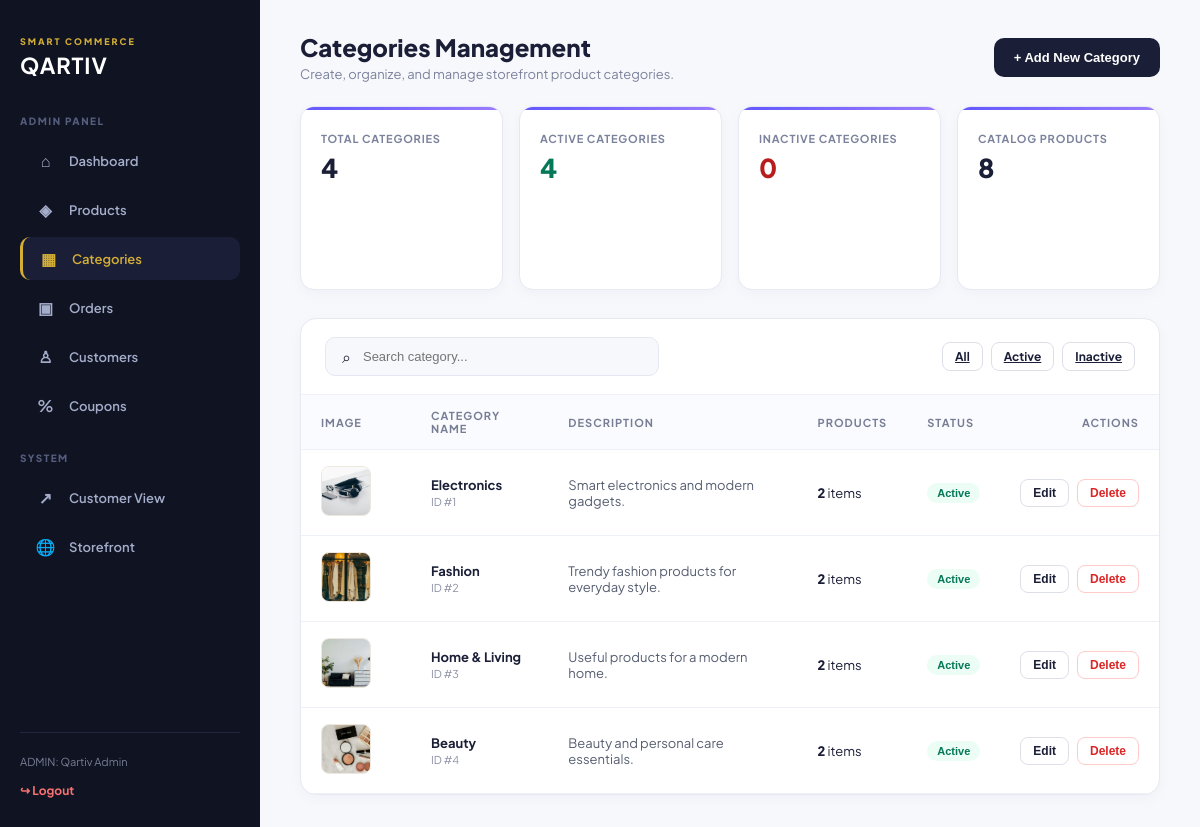
Screenshot of /admin/categories.php (signed in) with the database file from the repository.
### tables this page shows
CREATE TABLE `categories` (
  `id` int NOT NULL AUTO_INCREMENT,
  `name` varchar(100) NOT NULL,
  `description` text,
  `image` varchar(255) DEFAULT NULL,
  `status` enum('active','inactive') DEFAULT 'active',
  `created_at` timestamp NULL DEFAULT CURRENT_TIMESTAMP,
  PRIMARY KEY (`id`)
);

### config/helpers.php (called while the page is built, shortened)
<?php
if (!defined('QARTIV_HELPERS_LOADED')) {
    function getProductImageUrl($filename, $relativePrefix = '../')
    {
        $prefix = rtrim($relativePrefix, '/');
        if ($prefix !== '') {
            $prefix .= '/';
        }
        $defaultPlaceholder = $prefix . 'assets/images/default-product.svg';
        $safeName = basename(trim($filename));
        $filesystemPath = __DIR__ . '/../uploads/products/' . $safeName;
        if (is_file($filesystemPath)) {
            return $prefix . 'uploads/products/' . rawurlencode($safeName);
        }
        return $defaultPlaceholder;
    }
}
?>

### admin/categories.php (the view, shortened to what this page needs)
<?php
require_once "../config/db.php";
require_once "../config/helpers.php";
$adminName = $_SESSION["user_name"] ?? "Admin";
$search = trim($_GET["search"] ?? "");
$statusFilter = trim($_GET["status"] ?? "");
$sql = "
    SELECT c.*, COUNT(p.id) AS product_count
    FROM categories c
    LEFT JOIN products p ON c.id = p.category_id
    WHERE 1=1
";
$sql .= " GROUP BY c.id ORDER BY c.id ASC";
$stmt = $conn->prepare($sql);
$stmt->execute();
$categories = $stmt->get_result()->fetch_all(MYSQLI_ASSOC);
$totalCats = (int)$conn->query("SELECT COUNT(*) AS c FROM categories")->fetch_assoc()["c"];
$activeCats = (int)$conn->query("SELECT COUNT(*) AS c FROM categories WHERE status = 'active'")->fetch_assoc()["c"];
$inactiveCats = $totalCats - $activeCats;
$totalProds = (int)$conn->query("SELECT COUNT(*) AS c FROM products")->fetch_assoc()["c"];
?>
<!DOCTYPE html>
<html lang="en">
<head>
    <link rel="stylesheet" href="../assets/css/style.css">
</head>
<body>
<div class="admin-layout">
    <aside class="admin-sidebar">
        <div class="admin-brand">
            <small>SMART COMMERCE</small>
            <strong>QARTIV</strong>
        </div>
        <nav class="admin-nav">
            <div class="nav-title">ADMIN PANEL</div>
            <a href="dashboard.php"><span class="nav-icon">⌂</span> Dashboard</a>
            <a href="products.php"><span class="nav-icon">◈</span> Products</a>
            <a href="categories.php" class="active"><span class="nav-icon">▦</span> Categories</a>
            <a href="orders.php"><span class="nav-icon">▣</span> Orders</a>
            <a href="customers.php"><span class="nav-icon">♙</span> Customers</a>
            <a href="coupons.php"><span class="nav-icon">%</span> Coupons</a>
            <div class="nav-title" style="margin-top:25px;">SYSTEM</div>
            <a href="../customer/dashboard.php"><span class="nav-icon">↗</span> Customer View</a>
            <a href="../index.php"><span class="nav-icon">🌐</span> Storefront</a>
        </nav>
        <div style="margin-top:auto;border-top:1px solid #20263f;padding-top:16px;">
            <small style="color:#777d94;font-size:11px;">ADMIN: <?php echo htmlspecialchars($adminName); ?></small>
            <div style="margin-top:8px;"><a href="../auth/logout.php" style="color:#f87171;text-decoration:none;font-size:12px;font-weight:700;">↪ Logout</a></div>
        </div>
    </aside>
    <main class="admin-main">
        <div class="top-row">
            <div>
                <h1>Categories Management</h1>
                <p style="margin:4px 0 0;color:#7b829c;font-size:13px;">Create, organize, and manage storefront product categories.</p>
            </div>
            <button class="btn-add-primary" onclick="openAddModal()">+ Add New Category</button>
        </div>
        <div class="stats-grid">
            <div class="stat-card">
                <div class="stat-label">Total Categories</div>
                <div class="stat-val"><?php echo $totalCats; ?></div>
            </div>
            <div class="stat-card">
                <div class="stat-label">Active Categories</div>
                <div class="stat-val" style="color:#047857;"><?php echo $activeCats; ?></div>
            </div>
            <div class="stat-card">
                <div class="stat-label">Inactive Categories</div>
                <div class="stat-val" style="color:#b91c1c;"><?php echo $inactiveCats; ?></div>
            </div>
            <div class="stat-card">
                <div class="stat-label">Catalog Products</div>
                <div class="stat-val"><?php echo $totalProds; ?></div>
            </div>
        </div>
        <div class="panel-card">
            <div class="filter-row">
                <form method="GET" class="search-box">
                    <span>⌕</span>
                    <input type="text" name="search" value="<?php echo htmlspecialchars($search); ?>" placeholder="Search category...">
                </form>
                <div style="display:flex;gap:8px;">
                    <a href="categories.php" class="btn-action <?php echo $statusFilter === '' ? 'style="font-weight:850;"' : ''; ?>">All</a>
                    <a href="categories.php?status=active" class="btn-action">Active</a>
                    <a href="categories.php?status=inactive" class="btn-action">Inactive</a>
                </div>
            </div>
            <table class="table-custom">
                <thead>
                    <tr>
                        <th style="width:70px;">Image</th>
                        <th>Category Name</th>
                        <th>Description</th>
                        <th>Products</th>
                        <th>Status</th>
                        <th style="text-align:right;">Actions</th>
                    </tr>
                </thead>
                <tbody>
                    <?php if (empty($categories)): ?>
                        <tr>
                            <td colspan="6" style="text-align:center;padding:40px;color:#969bab;">No categories found matching your query.</td>
                        </tr>
                    <?php else: ?>
                        <?php foreach ($categories as $cat): ?>
                            <tr>
                                <td>
                                    <img
                                        src="<?php echo htmlspecialchars(getProductImageUrl($cat['image'], '../')); ?>"
                                        alt="<?php echo htmlspecialchars($cat['name']); ?>"
                                        class="cat-thumb">
                                </td>
                                <td>
                                    <strong><?php echo htmlspecialchars($cat['name']); ?></strong><br>
                                    <small style="color:#8c90a4;">ID #<?php echo $cat['id']; ?></small>
                                </td>
                                <td style="max-width:300px;color:#555d70;">
                                    <?php echo htmlspecialchars($cat['description'] ?: '—'); ?>
                                </td>
                                <td>
                                    <span style="font-weight:800;color:#1a1e36;"><?php echo (int)$cat['product_count']; ?></span> items
                                </td>
                                <td>
                                    <form method="POST" style="margin:0;display:inline;">
                                        <button type="submit" class="badge-status badge-<?php echo $cat['status']; ?>" style="border:none;cursor:pointer;" title="Click to toggle status">
                                            <?php echo htmlspecialchars($cat['status']); ?>
                                        </button>
                                    </form>
                                </td>
                                <td style="text-align:right;">
                                    <div style="display:inline-flex;gap:8px;">
                                        <button
                                            class="btn-action"
                                            onclick='openEditModal(<?php echo json_encode($cat, JSON_HEX_TAG|JSON_HEX_APOS|JSON_HEX_QUOT|JSON_HEX_AMP); ?>)'>
                                            Edit
                                        </button>
                                        <form method="POST" style="margin:0;display:inline;" onsubmit="return confirm('Are you sure you want to delete category \'<?php echo addslashes($cat['name']); ?>\'?');">
                                            <button type="submit" class="btn-action btn-delete">Delete</button>
                                        </form>
                                    </div>
                                </td>
                            </tr>
                        <?php endforeach; ?>
                    <?php endif; ?>
                </tbody>
            </table>
        </div>
    </main>
</div>
</body>
</html>

### assets/css/style.css (style rules this page uses)
.nav-icon { width: 23px; display: flex; justify-content: center; align-items: center; font-size: 16px; }
.stat-card { position: relative; min-height: 142px; padding: 19px; overflow: hidden; border: 1px solid #e7e9f1; border-radius: 17px; background: rgba(255,255,255,0.94); box-shadow: 0 8px 25px rgba(25,29,70,0.045); transition: all 0.28s ease; }
.stat-card::before { content: ""; position: absolute; left: 0; top: 0; width: 100%; height: 3px; background: linear-gradient(90deg,#6258ff,#9b7cff); }
.stat-label { margin-top: 5px; color: #50556c; font-size: 10px; font-weight: 700; }

### admin/categories.php (style rules this page uses)
body { font-family: 'Plus Jakarta Sans', Arial, sans-serif; background: #f7f8fc; color: #1a1e36; margin: 0; }
.admin-layout { display: grid; grid-template-columns: 260px 1fr; min-height: 100vh; }
.admin-sidebar { background: #101322; color: #ffffff; padding: 28px 20px; display: flex; flex-direction: column; }
.admin-brand small { color: #d4af37; font-size: 9px; letter-spacing: 2px; font-weight: 800; }
.admin-brand strong { display: block; font-size: 22px; letter-spacing: 1px; color: #ffffff; margin-top: 2px; }
.admin-nav { margin-top: 36px; flex: 1; }
.nav-title { font-size: 10px; letter-spacing: 1.5px; color: #555e7d; font-weight: 800; margin-bottom: 12px; }
.admin-nav a { display: flex; align-items: center; gap: 12px; color: #a4adca; text-decoration: none; padding: 11px 14px; border-radius: 10px; font-size: 13px; font-weight: 600; margin-bottom: 6px; transition: 0.2s ease; }
.admin-nav a:hover, .admin-nav a.active { background: #1a1e36; color: #ffffff; }
.admin-nav a.active { border-left: 3px solid #d4af37; color: #d4af37; }
.admin-main { padding: 32px 40px; }
.top-row { display: flex; justify-content: space-between; align-items: center; margin-bottom: 24px; }
.top-row h1 { font-size: 24px; font-weight: 850; margin: 0; color: #1a1e36; }
.btn-add-primary { background: #1a1e36; color: #ffffff; border: none; padding: 12px 20px; border-radius: 10px; font-weight: 800; font-size: 13px; cursor: pointer; display: inline-flex; align-items: center; gap: 8px; transition: 0.2s; }
.stats-grid { display: grid; grid-template-columns: repeat(4, 1fr); gap: 16px; margin-bottom: 28px; }
.stat-card { background: #ffffff; padding: 20px; border-radius: 14px; border: 1px solid #e7e9f2; box-shadow: 0 4px 14px rgba(20,25,50,0.03); }
.stat-label { font-size: 11px; color: #7b829c; font-weight: 700; text-transform: uppercase; letter-spacing: 0.8px; }
.stat-val { font-size: 26px; font-weight: 850; color: #1a1e36; margin-top: 6px; }
.panel-card { background: #ffffff; border-radius: 16px; border: 1px solid #e7e9f2; box-shadow: 0 4px 14px rgba(20,25,50,0.03); overflow: hidden; }
.filter-row { padding: 18px 24px; border-bottom: 1px solid #f0f1f7; display: flex; align-items: center; justify-content: space-between; gap: 16px; flex-wrap: wrap; }
.search-box { display: flex; align-items: center; gap: 10px; background: #f7f8fc; padding: 8px 16px; border-radius: 10px; border: 1px solid #e4e6f0; width: 300px; }
.search-box input { border: none; outline: none; background: transparent; font-size: 13px; width: 100%; }
.table-custom { width: 100%; border-collapse: collapse; }
.table-custom th { text-align: left; padding: 14px 20px; font-size: 11px; text-transform: uppercase; letter-spacing: 1px; color: #777d94; background: #fafbfe; border-bottom: 1px solid #edf0f7; }
.table-custom td { padding: 16px 20px; font-size: 13px; border-bottom: 1px solid #edf0f7; vertical-align: middle; }
.cat-thumb { width: 48px; height: 48px; border-radius: 8px; object-fit: cover; border: 1px solid #ede8de; background: #faf8f5; }
.badge-status { display: inline-block; padding: 4px 10px; border-radius: 20px; font-size: 11px; font-weight: 800; text-transform: capitalize; }
.badge-active { background: #ecfdf5; color: #047857; }
.btn-action { padding: 6px 12px; border-radius: 8px; font-size: 12px; font-weight: 700; cursor: pointer; border: 1px solid #dcdfe8; background: #ffffff; color: #1a1e36; transition: 0.2s; }
.btn-delete { color: #dc2626; border-color: #fecaca; }

### rows the page displays
categories: image (picture), name "Electronics", id "1", description "Smart electronics and modern gadgets.", product_count "2", status "Active"
categories: image (picture), name "Fashion", id "2", description "Trendy fashion products for everyday style.", product_count "2", status "Active"
categories: image (picture), name "Home & Living", id "3", description "Useful products for a modern home.", product_count "2", status "Active"
categories: image (picture), name "Beauty", id "4", description "Beauty and personal care essentials.", product_count "2", status "Active"

### other values shown
$adminName "Qartiv Admin"
$totalCats "4"
$activeCats "4"
$inactiveCats "0"
$totalProds "8"
